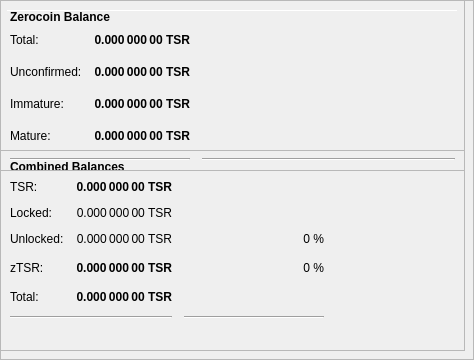
        <widget class="QFrame" name="frameObfuscation">
         <property name="minimumSize">
          <size>
           <width>0</width>
           <height>350</height>
          </size>
         </property>
         <property name="layoutDirection">
          <enum>Qt::LeftToRight</enum>
         </property>
         <property name="frameShape">
          <enum>QFrame::StyledPanel</enum>
         </property>
         <property name="frameShadow">
          <enum>QFrame::Raised</enum>
         </property>
         <widget class="QPushButton" name="runAutoDenom">
          <property name="geometry">
           <rect>
            <x>251</x>
            <y>17</y>
            <width>1</width>
            <height>1</height>
           </rect>
          </property>
          <property name="palette">
           <palette>
            <active>
             <colorrole role="WindowText">
              <brush brushstyle="SolidPattern">
               <color alpha="255">
                <red>0</red>
                <green>0</green>
                <blue>0</blue>
               </color>
              </brush>
             </colorrole>
             <colorrole role="Button">
              <brush brushstyle="SolidPattern">
               <color alpha="255">
                <red>239</red>
                <green>238</green>
                <blue>238</blue>
               </color>
              </brush>
             </colorrole>
             <colorrole role="Light">
              <brush brushstyle="SolidPattern">
               <color alpha="255">
                <red>255</red>
                <green>255</green>
                <blue>255</blue>
               </color>
              </brush>
             </colorrole>
             <colorrole role="Midlight">
              <brush brushstyle="SolidPattern">
               <color alpha="255">
                <red>247</red>
                <green>246</green>
                <blue>246</blue>
               </color>
              </brush>
             </colorrole>
             <colorrole role="Dark">
              <brush brushstyle="SolidPattern">
               <color alpha="255">
                <red>119</red>
                <green>119</green>
                <blue>119</blue>
               </color>
              </brush>
             </colorrole>
             <colorrole role="Mid">
              <brush brushstyle="SolidPattern">
               <color alpha="255">
                <red>159</red>
                <green>159</green>
                <blue>159</blue>
               </color>
              </brush>
             </colorrole>
             <colorrole role="Text">
              <brush brushstyle="SolidPattern">
               <color alpha="255">
                <red>0</red>
                <green>0</green>
                <blue>0</blue>
               </color>
              </brush>
             </colorrole>
             <colorrole role="BrightText">
              <brush brushstyle="SolidPattern">
               <color alpha="255">
                <red>255</red>
                <green>255</green>
                <blue>255</blue>
               </color>
              </brush>
             </colorrole>
             <colorrole role="ButtonText">
              <brush brushstyle="SolidPattern">
               <color alpha="255">
                <red>0</red>
                <green>0</green>
                <blue>0</blue>
               </color>
              </brush>
             </colorrole>
             <colorrole role="Base">
              <brush brushstyle="SolidPattern">
               <color alpha="255">
                <red>255</red>
                <green>255</green>
                <blue>255</blue>
               </color>
              </brush>
             </colorrole>
             <colorrole role="Window">
              <brush brushstyle="SolidPattern">
               <color alpha="255">
                <red>239</red>
                <green>238</green>
                <blue>238</blue>
               </color>
              </brush>
             </colorrole>
             <colorrole role="Shadow">
              <brush brushstyle="SolidPattern">
               <color alpha="255">
                <red>0</red>
                <green>0</green>
                <blue>0</blue>
               </color>
              </brush>
             </colorrole>
             <colorrole role="AlternateBase">
              <brush brushstyle="SolidPattern">
               <color alpha="255">
                <red>247</red>
                <green>246</green>
                <blue>246</blue>
               </color>
              </brush>
             </colorrole>
             <colorrole role="ToolTipBase">
              <brush brushstyle="SolidPattern">
               <color alpha="255">
                <red>255</red>
                <green>255</green>
                <blue>220</blue>
               </color>
              </brush>
             </colorrole>
             <colorrole role="ToolTipText">
              <brush brushstyle="SolidPattern">
               <color alpha="255">
                <red>0</red>
                <green>0</green>
                <blue>0</blue>
               </color>
              </brush>
             </colorrole>
            </active>
            <inactive>
             <colorrole role="WindowText">
              <brush brushstyle="SolidPattern">
               <color alpha="255">
                <red>0</red>
                <green>0</green>
                <blue>0</blue>
               </color>
              </brush>
             </colorrole>
             <colorrole role="Button">
              <brush brushstyle="SolidPattern">
               <color alpha="255">
                <red>239</red>
                <green>238</green>
                <blue>238</blue>
               </color>
              </brush>
             </colorrole>
             <colorrole role="Light">
              <brush brushstyle="SolidPattern">
               <color alpha="255">
                <red>255</red>
                <green>255</green>
                <blue>255</blue>
               </color>
              </brush>
             </colorrole>
             <colorrole role="Midlight">
              <brush brushstyle="SolidPattern">
               <color alpha="255">
                <red>247</red>
                <green>246</green>
                <blue>246</blue>
               </color>
              </brush>
             </colorrole>
             <colorrole role="Dark">
              <brush brushstyle="SolidPattern">
               <color alpha="255">
                <red>119</red>
                <green>119</green>
                <blue>119</blue>
               </color>
              </brush>
             </colorrole>
             <colorrole role="Mid">
              <brush brushstyle="SolidPattern">
               <color alpha="255">
                <red>159</red>
                <green>159</green>
                <blue>159</blue>
               </color>
              </brush>
             </colorrole>
             <colorrole role="Text">
              <brush brushstyle="SolidPattern">
               <color alpha="255">
                <red>0</red>
                <green>0</green>
                <blue>0</blue>
               </color>
              </brush>
             </colorrole>
             <colorrole role="BrightText">
              <brush brushstyle="SolidPattern">
               <color alpha="255">
                <red>255</red>
                <green>255</green>
                <blue>255</blue>
               </color>
              </brush>
             </colorrole>
             <colorrole role="ButtonText">
              <brush brushstyle="SolidPattern">
               <color alpha="255">
                <red>0</red>
                <green>0</green>
                <blue>0</blue>
               </color>
              </brush>
             </colorrole>
             <colorrole role="Base">
              <brush brushstyle="SolidPattern">
               <color alpha="255">
                <red>255</red>
                <green>255</green>
                <blue>255</blue>
               </color>
              </brush>
             </colorrole>
             <colorrole role="Window">
              <brush brushstyle="SolidPattern">
               <color alpha="255">
                <red>239</red>
                <green>238</green>
                <blue>238</blue>
               </color>
              </brush>
             </colorrole>
             <colorrole role="Shadow">
              <brush brushstyle="SolidPattern">
               <color alpha="255">
                <red>0</red>
                <green>0</green>
                <blue>0</blue>
               </color>
              </brush>
             </colorrole>
             <colorrole role="AlternateBase">
              <brush brushstyle="SolidPattern">
               <color alpha="255">
                <red>247</red>
                <green>246</green>
                <blue>246</blue>
               </color>
              </brush>
             </colorrole>
             <colorrole role="ToolTipBase">
              <brush brushstyle="SolidPattern">
               <color alpha="255">
                <red>255</red>
                <green>255</green>
                <blue>220</blue>
               </color>
              </brush>
             </colorrole>
             <colorrole role="ToolTipText">
              <brush brushstyle="SolidPattern">
               <color alpha="255">
                <red>0</red>
                <green>0</green>
                <blue>0</blue>
               </color>
              </brush>
             </colorrole>
            </inactive>
            <disabled>
             <colorrole role="WindowText">
              <brush brushstyle="SolidPattern">
               <color alpha="255">
                <red>119</red>
                <green>119</green>
                <blue>119</blue>
               </color>
              </brush>
             </colorrole>
             <colorrole role="Button">
              <brush brushstyle="SolidPattern">
               <color alpha="255">
                <red>239</red>
                <green>238</green>
                <blue>238</blue>
               </color>
              </brush>
             </colorrole>
             <colorrole role="Light">
              <brush brushstyle="SolidPattern">
               <color alpha="255">
                <red>255</red>
                <green>255</green>
                <blue>255</blue>
               </color>
              </brush>
             </colorrole>
             <colorrole role="Midlight">
              <brush brushstyle="SolidPattern">
               <color alpha="255">
                <red>247</red>
                <green>246</green>
                <blue>246</blue>
               </color>
              </brush>
             </colorrole>
             <colorrole role="Dark">
              <brush brushstyle="SolidPattern">
               <color alpha="255">
                <red>119</red>
                <green>119</green>
                <blue>119</blue>
               </color>
              </brush>
             </colorrole>
             <colorrole role="Mid">
              <brush brushstyle="SolidPattern">
               <color alpha="255">
                <red>159</red>
                <green>159</green>
                <blue>159</blue>
               </color>
              </brush>
             </colorrole>
             <colorrole role="Text">
              <brush brushstyle="SolidPattern">
               <color alpha="255">
                <red>119</red>
                <green>119</green>
                <blue>119</blue>
               </color>
              </brush>
             </colorrole>
             <colorrole role="BrightText">
              <brush brushstyle="SolidPattern">
               <color alpha="255">
                <red>255</red>
                <green>255</green>
                <blue>255</blue>
               </color>
              </brush>
             </colorrole>
             <colorrole role="ButtonText">
              <brush brushstyle="SolidPattern">
               <color alpha="255">
                <red>119</red>
                <green>119</green>
                <blue>119</blue>
               </color>
              </brush>
             </colorrole>
             <colorrole role="Base">
              <brush brushstyle="SolidPattern">
               <color alpha="255">
                <red>239</red>
                <green>238</green>
                <blue>238</blue>
               </color>
              </brush>
             </colorrole>
             <colorrole role="Window">
              <brush brushstyle="SolidPattern">
               <color alpha="255">
                <red>239</red>
                <green>238</green>
                <blue>238</blue>
               </color>
              </brush>
             </colorrole>
             <colorrole role="Shadow">
              <brush brushstyle="SolidPattern">
               <color alpha="255">
                <red>0</red>
                <green>0</green>
                <blue>0</blue>
               </color>
              </brush>
             </colorrole>
             <colorrole role="AlternateBase">
              <brush brushstyle="SolidPattern">
               <color alpha="255">
                <red>239</red>
                <green>238</green>
                <blue>238</blue>
               </color>
              </brush>
             </colorrole>
             <colorrole role="ToolTipBase">
              <brush brushstyle="SolidPattern">
               <color alpha="255">
                <red>255</red>
                <green>255</green>
                <blue>220</blue>
               </color>
              </brush>
             </colorrole>
             <colorrole role="ToolTipText">
              <brush brushstyle="SolidPattern">
               <color alpha="255">
                <red>0</red>
                <green>0</green>
                <blue>0</blue>
               </color>
              </brush>
             </colorrole>
            </disabled>
           </palette>
          </property>
          <property name="focusPolicy">
           <enum>Qt::NoFocus</enum>
          </property>
          <property name="autoFillBackground">
           <bool>true</bool>
          </property>
          <property name="text">
           <string/>
          </property>
          <property name="flat">
           <bool>true</bool>
          </property>
         </widget>
         <widget class="Line" name="line">
          <property name="geometry">
           <rect>
            <x>7</x>
            <y>10</y>
            <width>451</width>
            <height>1</height>
           </rect>
          </property>
          <property name="orientation">
           <enum>Qt::Horizontal</enum>
          </property>
         </widget>
         <widget class="QFrame" name="frame_3">
          <property name="geometry">
           <rect>
            <x>0</x>
            <y>150</y>
            <width>465</width>
            <height>201</height>
           </rect>
          </property>
          <property name="frameShape">
           <enum>QFrame::StyledPanel</enum>
          </property>
          <property name="frameShadow">
           <enum>QFrame::Raised</enum>
          </property>
          <layout class="QVBoxLayout" name="verticalLayout_5">
           <item>
            <layout class="QHBoxLayout" name="horizontalLayout_5" stretch="0">
             <item>
              <widget class="QLabel" name="label_5z">
               <property name="maximumSize">
                <size>
                 <width>16777215</width>
                 <height>20</height>
                </size>
               </property>
               <property name="font">
                <font>
                 <weight>75</weight>
                 <bold>true</bold>
                </font>
               </property>
               <property name="toolTip">
                <string>Combined Balances (including unconfirmed and immature coins)</string>
               </property>
               <property name="text">
                <string>&lt;html&gt;&lt;head/&gt;&lt;body&gt;&lt;p&gt;Combined Balances&lt;/p&gt;&lt;/body&gt;&lt;/html&gt;</string>
               </property>
              </widget>
             </item>
            </layout>
           </item>
           <item>
            <layout class="QGridLayout" name="gridLayout_3">
             <property name="spacing">
              <number>12</number>
             </property>
             <item row="7" column="0" colspan="2">
              <widget class="Line" name="lineSpendableBalance_3">
               <property name="orientation">
                <enum>Qt::Horizontal</enum>
               </property>
              </widget>
             </item>
             <item row="7" column="2">
              <widget class="Line" name="lineWatchBalance_3">
               <property name="sizePolicy">
                <sizepolicy hsizetype="Preferred" vsizetype="Fixed">
                 <horstretch>0</horstretch>
                 <verstretch>0</verstretch>
                </sizepolicy>
               </property>
               <property name="minimumSize">
                <size>
                 <width>140</width>
                 <height>0</height>
                </size>
               </property>
               <property name="orientation">
                <enum>Qt::Horizontal</enum>
               </property>
              </widget>
             </item>
             <item row="4" column="1">
              <widget class="QLabel" name="labelzBalancez">
               <property name="font">
                <font>
                 <weight>75</weight>
                 <bold>true</bold>
                </font>
               </property>
               <property name="cursor">
                <cursorShape>IBeamCursor</cursorShape>
               </property>
               <property name="toolTip">
                <string>Total of transactions that have yet to be confirmed, and do not yet count toward the spendable balance</string>
               </property>
               <property name="text">
                <string notr="true">0.000 000 00 TSR</string>
               </property>
               <property name="alignment">
                <set>Qt::AlignRight|Qt::AlignTrailing|Qt::AlignVCenter</set>
               </property>
               <property name="textInteractionFlags">
                <set>Qt::LinksAccessibleByMouse|Qt::TextSelectableByKeyboard|Qt::TextSelectableByMouse</set>
               </property>
              </widget>
             </item>
             <item row="6" column="1">
              <widget class="QLabel" name="labelTotalz">
               <property name="font">
                <font>
                 <weight>75</weight>
                 <bold>true</bold>
                </font>
               </property>
               <property name="cursor">
                <cursorShape>IBeamCursor</cursorShape>
               </property>
               <property name="toolTip">
                <string>Total Balance, including unconfirmed and immature coins.</string>
               </property>
               <property name="text">
                <string notr="true">0.000 000 00 TSR</string>
               </property>
               <property name="alignment">
                <set>Qt::AlignRight|Qt::AlignTrailing|Qt::AlignVCenter</set>
               </property>
               <property name="textInteractionFlags">
                <set>Qt::LinksAccessibleByMouse|Qt::TextSelectableByKeyboard|Qt::TextSelectableByMouse</set>
               </property>
              </widget>
             </item>
             <item row="4" column="3">
              <spacer name="horizontalSpacer_6">
               <property name="orientation">
                <enum>Qt::Horizontal</enum>
               </property>
               <property name="sizeHint" stdset="0">
                <size>
                 <width>40</width>
                 <height>20</height>
                </size>
               </property>
              </spacer>
             </item>
             <item row="6" column="0">
              <widget class="QLabel" name="labelTotalTextz">
               <property name="text">
                <string>Total:</string>
               </property>
              </widget>
             </item>
             <item row="1" column="0">
              <widget class="QLabel" name="labelBalanceTextz">
               <property name="text">
                <string>TSR:</string>
               </property>
              </widget>
             </item>
             <item row="1" column="1">
              <widget class="QLabel" name="labelBalancez">
               <property name="font">
                <font>
                 <weight>75</weight>
                 <bold>true</bold>
                </font>
               </property>
               <property name="cursor">
                <cursorShape>IBeamCursor</cursorShape>
               </property>
               <property name="toolTip">
                <string>Your current spendable balance</string>
               </property>
               <property name="text">
                <string notr="true">0.000 000 00 TSR</string>
               </property>
               <property name="alignment">
                <set>Qt::AlignRight|Qt::AlignTrailing|Qt::AlignVCenter</set>
               </property>
               <property name="textInteractionFlags">
                <set>Qt::LinksAccessibleByMouse|Qt::TextSelectableByKeyboard|Qt::TextSelectableByMouse</set>
               </property>
              </widget>
             </item>
             <item row="4" column="0">
              <widget class="QLabel" name="labelzBalanceTextz">
               <property name="toolTip">
                <string/>
               </property>
               <property name="text">
                <string>zTSR:</string>
               </property>
              </widget>
             </item>
             <item row="4" column="2">
              <widget class="QLabel" name="labelzTSRPercent">
               <property name="toolTip">
                <string>Current percentage of zTSR.
If AutoMint is enabled this percentage will settle around the configured AutoMint percentage (default = 1%)</string>
               </property>
               <property name="text">
                <string>0 %</string>
               </property>
               <property name="alignment">
                <set>Qt::AlignRight|Qt::AlignTrailing|Qt::AlignVCenter</set>
               </property>
              </widget>
             </item>
             <item row="6" column="2">
              <widget class="QLabel" name="label100Percent">
               <property name="text">
                <string/>
               </property>
               <property name="alignment">
                <set>Qt::AlignRight|Qt::AlignTrailing|Qt::AlignVCenter</set>
               </property>
              </widget>
             </item>
             <item row="2" column="1">
              <widget class="QLabel" name="labelLockedBalance">
               <property name="toolTip">
                <string>Locked TSR or Masternode collaterals. These are excluded from zTSR minting.</string>
               </property>
               <property name="text">
                <string>0.000 000 00 TSR</string>
               </property>
               <property name="alignment">
                <set>Qt::AlignRight|Qt::AlignTrailing|Qt::AlignVCenter</set>
               </property>
              </widget>
             </item>
             <item row="2" column="0">
              <widget class="QLabel" name="labelLockedBalanceText">
               <property name="toolTip">
                <string>Locked TSR or Masternode collaterals. These are excluded from zTSR minting.</string>
               </property>
               <property name="text">
                <string>Locked:</string>
               </property>
              </widget>
             </item>
             <item row="3" column="0">
              <widget class="QLabel" name="labelUnLockedBalanceText">
               <property name="toolTip">
                <string>Unlocked TSRs. These can be used for zTSR minting.</string>
               </property>
               <property name="text">
                <string>Unlocked:</string>
               </property>
              </widget>
             </item>
             <item row="3" column="1">
              <widget class="QLabel" name="labelUnLockedBalance">
               <property name="toolTip">
                <string>Unlocked TSRs. These can be used for zTSR minting.</string>
               </property>
               <property name="text">
                <string>0.000 000 00 TSR</string>
               </property>
               <property name="alignment">
                <set>Qt::AlignRight|Qt::AlignTrailing|Qt::AlignVCenter</set>
               </property>
              </widget>
             </item>
             <item row="3" column="2">
              <widget class="QLabel" name="labelTSRPercent">
               <property name="text">
                <string>0 %</string>
               </property>
               <property name="alignment">
                <set>Qt::AlignRight|Qt::AlignTrailing|Qt::AlignVCenter</set>
               </property>
              </widget>
             </item>
            </layout>
           </item>
           <item>
            <spacer name="verticalSpacer">
             <property name="orientation">
              <enum>Qt::Vertical</enum>
             </property>
             <property name="sizeHint" stdset="0">
              <size>
               <width>20</width>
               <height>40</height>
              </size>
             </property>
            </spacer>
           </item>
          </layout>
         </widget>
         <widget class="QFrame" name="frame_4">
          <property name="geometry">
           <rect>
            <x>0</x>
            <y>0</y>
            <width>465</width>
            <height>171</height>
           </rect>
          </property>
          <property name="frameShape">
           <enum>QFrame::StyledPanel</enum>
          </property>
          <property name="frameShadow">
           <enum>QFrame::Raised</enum>
          </property>
          <layout class="QVBoxLayout" name="verticalLayout_7">
           <item>
            <layout class="QHBoxLayout" name="horizontalLayout_8" stretch="0">
             <item>
              <widget class="QLabel" name="label_5z_3">
               <property name="maximumSize">
                <size>
                 <width>16777215</width>
                 <height>20</height>
                </size>
               </property>
               <property name="font">
                <font>
                 <weight>75</weight>
                 <bold>true</bold>
                </font>
               </property>
               <property name="text">
                <string>Zerocoin Balance</string>
               </property>
              </widget>
             </item>
            </layout>
           </item>
           <item>
            <layout class="QGridLayout" name="gridLayout_5">
             <property name="spacing">
              <number>12</number>
             </property>
             <item row="4" column="0">
              <widget class="QLabel" name="labelzBalanceMatureText">
               <property name="toolTip">
                <string>Mature: more than 20 confirmation and more than 3 mints of the same denomination after it was minted.
These zTSR are spendable.</string>
               </property>
               <property name="text">
                <string>Mature:</string>
               </property>
              </widget>
             </item>
             <item row="5" column="0" colspan="2">
              <widget class="Line" name="lineSpendableBalance_5">
               <property name="orientation">
                <enum>Qt::Horizontal</enum>
               </property>
              </widget>
             </item>
             <item row="1" column="1">
              <widget class="QLabel" name="labelzBalance">
               <property name="font">
                <font>
                 <weight>75</weight>
                 <bold>true</bold>
                </font>
               </property>
               <property name="cursor">
                <cursorShape>IBeamCursor</cursorShape>
               </property>
               <property name="toolTip">
                <string>All available zTSR, unconfirmed and immature zTSR included.</string>
               </property>
               <property name="text">
                <string notr="true">0.000 000 00 TSR</string>
               </property>
               <property name="alignment">
                <set>Qt::AlignRight|Qt::AlignTrailing|Qt::AlignVCenter</set>
               </property>
               <property name="textInteractionFlags">
                <set>Qt::LinksAccessibleByMouse|Qt::TextSelectableByKeyboard|Qt::TextSelectableByMouse</set>
               </property>
              </widget>
             </item>
             <item row="5" column="2">
              <widget class="Line" name="lineWatchBalance_5">
               <property name="sizePolicy">
                <sizepolicy hsizetype="Preferred" vsizetype="Fixed">
                 <horstretch>0</horstretch>
                 <verstretch>0</verstretch>
                </sizepolicy>
               </property>
               <property name="minimumSize">
                <size>
                 <width>140</width>
                 <height>0</height>
                </size>
               </property>
               <property name="orientation">
                <enum>Qt::Horizontal</enum>
               </property>
              </widget>
             </item>
             <item row="1" column="0">
              <widget class="QLabel" name="labelzBalanceText">
               <property name="toolTip">
                <string>All available zTSR, unconfirmed and immature zTSR included.</string>
               </property>
               <property name="text">
                <string>Total:</string>
               </property>
              </widget>
             </item>
             <item row="1" column="2">
              <spacer name="horizontalSpacer_8">
               <property name="orientation">
                <enum>Qt::Horizontal</enum>
               </property>
               <property name="sizeHint" stdset="0">
                <size>
                 <width>40</width>
                 <height>20</height>
                </size>
               </property>
              </spacer>
             </item>
             <item row="4" column="2">
              <spacer name="horizontalSpacer_4">
               <property name="orientation">
                <enum>Qt::Horizontal</enum>
               </property>
               <property name="sizeHint" stdset="0">
                <size>
                 <width>40</width>
                 <height>20</height>
                </size>
               </property>
              </spacer>
             </item>
             <item row="4" column="1">
              <widget class="QLabel" name="labelzBalanceMature">
               <property name="font">
                <font>
                 <weight>75</weight>
                 <bold>true</bold>
                </font>
               </property>
               <property name="toolTip">
                <string>Mature: more than 20 confirmation and more than 3 mints of the same denomination after it was minted.
These zTSR are spendable.</string>
               </property>
               <property name="text">
                <string>0.000 000 00 TSR</string>
               </property>
               <property name="alignment">
                <set>Qt::AlignRight|Qt::AlignTrailing|Qt::AlignVCenter</set>
               </property>
              </widget>
             </item>
             <item row="2" column="0">
              <widget class="QLabel" name="labelzBalanceUnconfirmedText">
               <property name="toolTip">
                <string>Unconfirmed: less than 20 confirmations
Immature: confirmed, but less than 3 mints of the same denomination after it was minted</string>
               </property>
               <property name="text">
                <string>Unconfirmed:</string>
               </property>
              </widget>
             </item>
             <item row="2" column="1">
              <widget class="QLabel" name="labelzBalanceUnconfirmed">
               <property name="font">
                <font>
                 <weight>75</weight>
                 <bold>true</bold>
                </font>
               </property>
               <property name="toolTip">
                <string>Unconfirmed: less than 20 confirmations
Immature: confirmed, but less than 3 mints of the same denomination after it was minted</string>
               </property>
               <property name="text">
                <string>0.000 000 00 TSR</string>
               </property>
               <property name="alignment">
                <set>Qt::AlignRight|Qt::AlignTrailing|Qt::AlignVCenter</set>
               </property>
              </widget>
             </item>
             <item row="2" column="2">
              <spacer name="horizontalSpacer_5">
               <property name="orientation">
                <enum>Qt::Horizontal</enum>
               </property>
               <property name="sizeHint" stdset="0">
                <size>
                 <width>40</width>
                 <height>20</height>
                </size>
               </property>
              </spacer>
             </item>
             <item row="3" column="0">
              <widget class="QLabel" name="labelzBalanceImmatureText">
               <property name="toolTip">
                <string>Unconfirmed: less than 20 confirmations
Immature: confirmed, but less than 3 mints of the same denomination after it was minted</string>
               </property>
               <property name="text">
                <string>Immature:</string>
               </property>
              </widget>
             </item>
             <item row="3" column="1">
              <widget class="QLabel" name="labelzBalanceImmature">
               <property name="font">
                <font>
                 <weight>75</weight>
                 <bold>true</bold>
                </font>
               </property>
               <property name="toolTip">
                <string>Unconfirmed: less than 20 confirmations
Immature: confirmed, but less than 3 mints of the same denomination after it was minted</string>
               </property>
               <property name="text">
                <string>0.000 000 00 TSR</string>
               </property>
               <property name="alignment">
                <set>Qt::AlignRight|Qt::AlignTrailing|Qt::AlignVCenter</set>
               </property>
              </widget>
             </item>
             <item row="3" column="2">
              <spacer name="horizontalSpacer_7">
               <property name="orientation">
                <enum>Qt::Horizontal</enum>
               </property>
               <property name="sizeHint" stdset="0">
                <size>
                 <width>40</width>
                 <height>20</height>
                </size>
               </property>
              </spacer>
             </item>
            </layout>
           </item>
          </layout>
         </widget>
        </widget>
